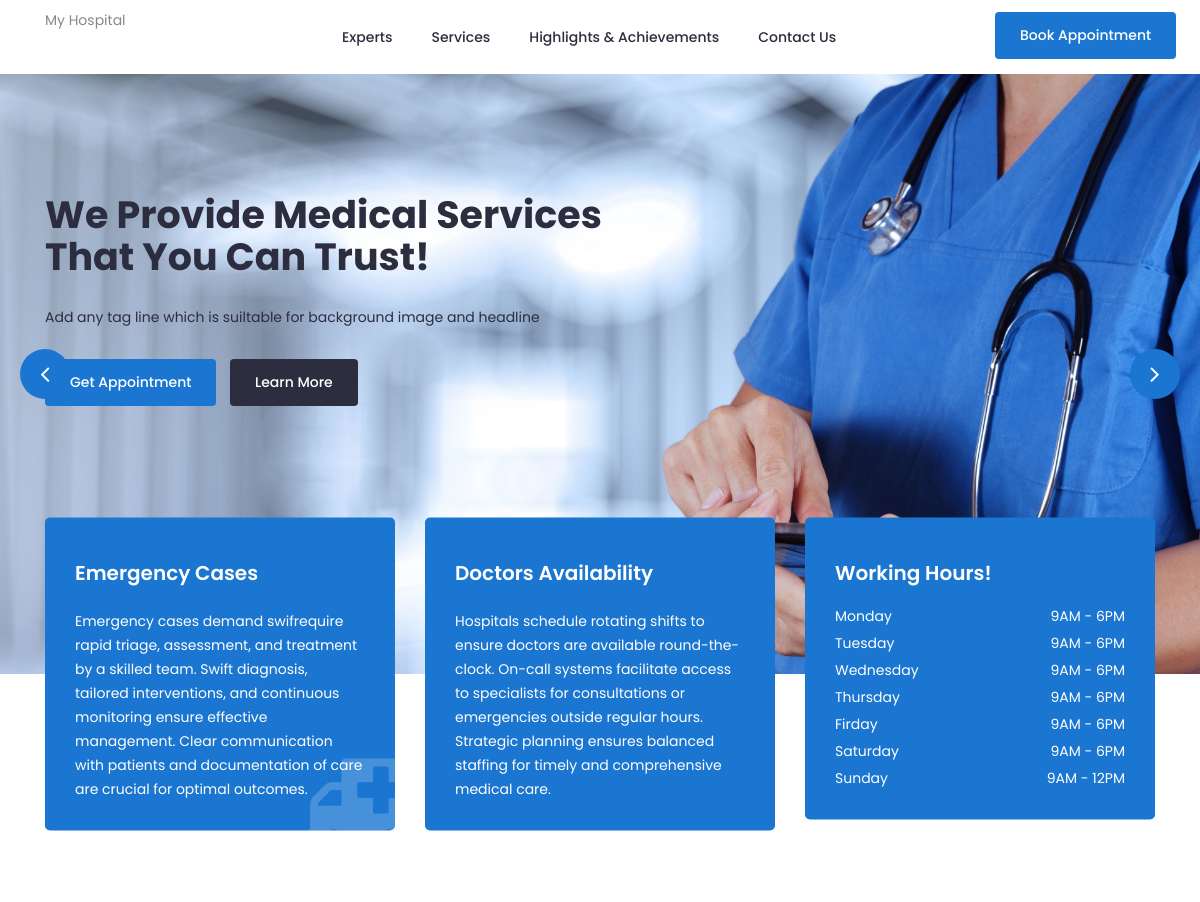
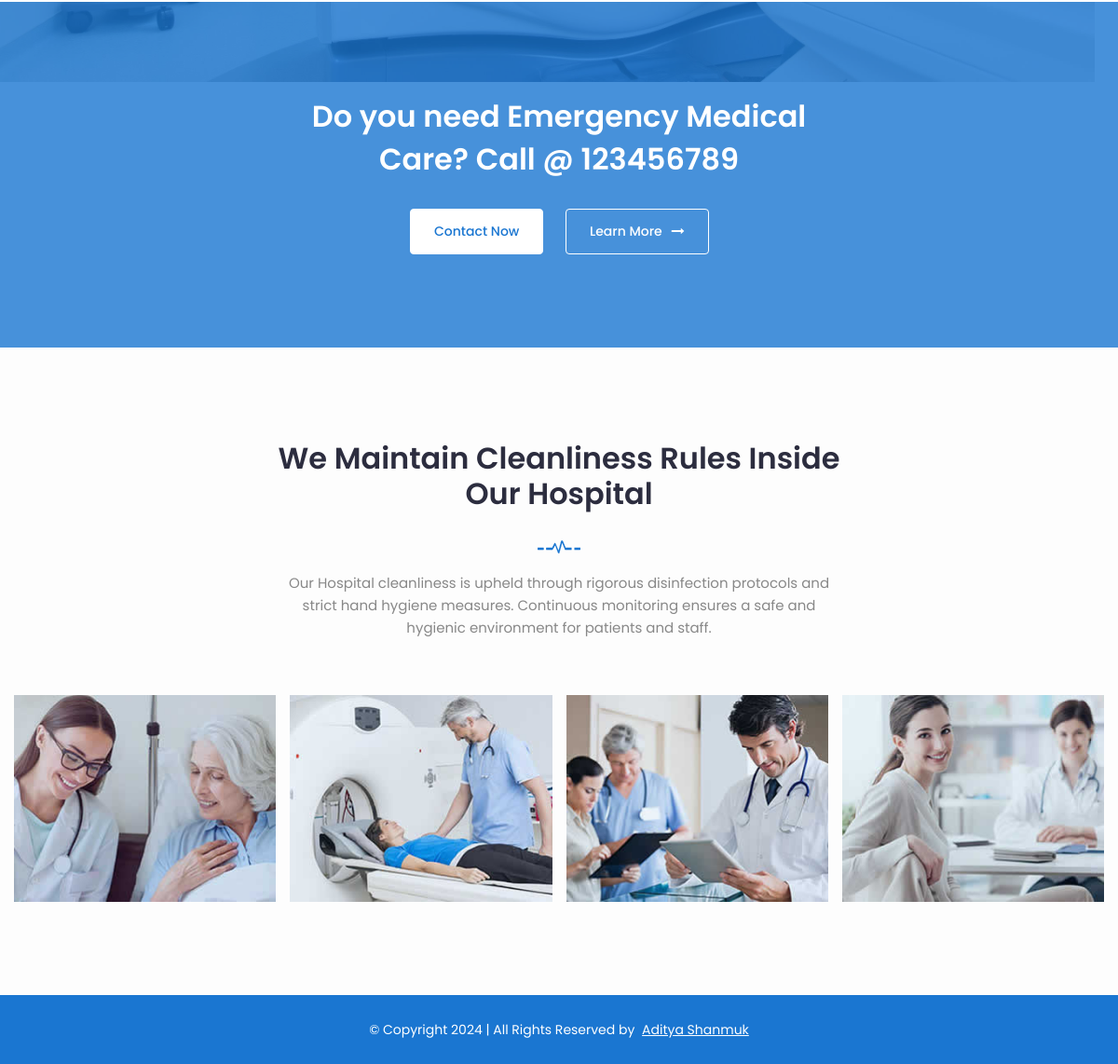
/home/, run on the app's committed database (2 pictures, top to bottom).
### hmt_main_app/models.py (models this page shows, shortened)
class HomePage(models.Model):
    hospital_name = models.CharField(
        max_length=200, blank=False, default=defaults.get('HospitalName'))
    contact_number = models.IntegerField(
        blank=True, default=defaults.get('ContactNumber'))
    contact_email = models.EmailField(blank=False,default = defaults.get('ContactEmail'))
    contact_address = models.TextField(blank=False,default = defaults.get('ContactAddress'))
    headliner_1 = models.CharField(
        max_length=200, blank=False, default=defaults.get('Header'))
    headline_1_tagline = models.CharField(
        max_length=200, blank=False, default=defaults.get('HeaderTagline'))
    headliner_2 = models.CharField(
        max_length=200, blank=False, default=defaults.get('Header'))
    headline_2_tagline = models.CharField(
        max_length=200, blank=False, default=defaults.get('HeaderTagline'))
    headliner_3 = models.CharField(
        max_length=200, blank=False, default=defaults.get('Header'))
    headline_3_tagline = models.CharField(
        max_length=200, blank=False, default=defaults.get('HeaderTagline'))
    scheduler_1 = models.CharField(
        max_length=200, blank=False, default=defaults.get('Scheduler_1'))
    scheduler_1_tagline = models.TextField(
        blank=False, default=defaults.get('Scheduler_1_Tagline'))
    scheduler_2 = models.CharField(
        max_length=200, blank=False, default=defaults.get('Scheduler_2'))
    scheduler_2_tagline = models.TextField(
        blank=False, default=defaults.get('Scheduler_2_Tagline'))
    scheduler_3 = models.CharField(
        max_length=200, blank=False, default=defaults.get('Scheduler_3'))
    scheduler_3_tagline = models.TextField(blank=False,
                                           default=defaults.get('Scheduler_3_Tagline'))
    emergency_call_header = models.TextField(blank=False,
                                             default=defaults.get(
                                                 'EmergencyCallHeader')
                                             )
    emergency_call_tagline = models.TextField(blank=False,
                                              default=defaults.get('EmergencyCallTagline'))
    cleanliness_header = models.TextField(blank=False,
                                          default=defaults.get('CleanlinessHeader'))
    cleanliness_tagline = models.TextField(blank=False,
                                           default=defaults.get('CleanlinessTagline'))

### hmt_main_app/views.py (the view)
# urls.py: path('home/', views.home_page, name='home'),
def home_page(request):
    try:
        homedata = HomePage.objects.all().values()[0]
        return render(request, 'index.html', {'homedata': homedata})
    except:
        if len(HomePage.objects.all())==0:
            return HttpResponse("<h2>Don't have data in the database, please do migrations or check in the admin page</h2>")

### Templates/index.html (shortened to what this page needs)
{% extends 'base.html'%}
{% load static %}
{% block content %}
		<section class="slider">
			<div class="hero-slider">
				<div class="single-slider" style=background-image:url("{% static "/img/Background_1.jpg" %}")>
					<div class="container">
						<div class="row">
							<div class="col-lg-7">
								<div class="text">
									<h1>{{homedata.headliner_1}}</h1>
									<p>{{homedata.headline_1_tagline}}</p>
									<div class="button">
										<a href="#" class="btn">Get Appointment</a>
										<a href="{% url 'services' %}" class="btn primary">Learn More</a>
									</div>
								</div>
							</div>
						</div>
					</div>
				</div>
			</div>
		</section>
		<section class="schedule">
			<div class="container">
				<div class="schedule-inner">
					<div class="row">
						<div class="col-lg-4 col-md-6 col-12 ">
							<div class="single-schedule first">
								<div class="inner">
									<div class="icon">
										<i class="fa fa-ambulance"></i>
									</div>
									<div class="single-content">
										<h4>{{homedata.scheduler_1}}</h4>
										<p>{{homedata.scheduler_1_tagline}}</p>
									</div>
								</div>
							</div>
						</div>
						<div class="col-lg-4 col-md-6 col-12">
							<div class="single-schedule middle">
								<div class="inner">
									<div class="icon">
										<i class="icofont-prescription"></i>
									</div>
									<div class="single-content">
										<h4>{{homedata.scheduler_2}}</h4>
										<p>{{homedata.scheduler_2_tagline}}</p></div>
								</div>
							</div>
						</div>
						<div class="col-lg-4 col-md-12 col-12">
							<div class="single-schedule last">
								<div class="inner">
									<div class="icon">
										<i class="icofont-ui-clock"></i>
									</div>
									<div class="single-content">
										<h4>{{homedata.scheduler_3}}</h4>
										<ul class="time-sidual">
											{{homedata.scheduler_3_tagline | safe}}
										</ul>
									</div>
								</div>
							</div>
						</div>
					</div>
				</div>
			</div>
		</section>
		<section class="call-action overlay" data-stellar-background-ratio="0.5">
			<div class="container">
				<div class="row">
					<div class="col-lg-12 col-md-12 col-12">
						<div class="content">
							<h2>{{homedata.emergency_call_header}} {{homedata.contact_number}} </h2>
							<div class="button">
								<a href="#" class="btn">Contact Now</a>
								<a href="#" class="btn second">Learn More<i class="fa fa-long-arrow-right"></i></a>
							</div>
						</div>
					</div>
				</div>
			</div>
		</section>
		<section class="portfolio section">
			<div class="container">
				<div class="row">
					<div class="col-lg-12">
						<div class="section-title">
							<h2>{{ homedata.cleanliness_header }}</h2>
							<img src="{% static "/img/section-img.png" %}" alt="#">
							<p>{{ homedata.cleanliness_tagline }}</p>
						</div>
					</div>
				</div>
			</div>
			<div class="container-fluid">
				<div class="row">
					<div class="col-lg-12 col-12">
						<div class="owl-carousel portfolio-slider">
							<div class="single-pf">
								<img src="{% static "/img/pf1.jpg" %}" alt="#">
							</div>
							<div class="single-pf">
								<img src="{% static "/img/pf2.jpg" %}" alt="#">
							</div>
							<div class="single-pf">
								<img src="{% static "/img/pf3.jpg" %}" alt="#">
							</div>
							<div class="single-pf">
								<img src="{% static "/img/pf4.jpg" %}" alt="#">
							</div>
						</div>
					</div>
				</div>
			</div>
		</section>
{%endblock%}

### Templates/base.html (shortened to what this page needs)
{% load static %}
<!doctype html>
<html class="no-js" lang="zxx">
    <head>
		<link rel="stylesheet" href="{% static "/css/bootstrap.min.css" %}" >
		<link rel="stylesheet" href="{% static "/css/nice-select.css" %}" >
        <link rel="stylesheet" href="{% static "/css/font-awesome.min.css" %}">
        <link rel="stylesheet" href="{% static "/css/icofont.css" %}" >
		<link rel="stylesheet" href="{% static "/css/slicknav.min.css" %} ">
        <link rel="stylesheet" href="{% static "/css/owl-carousel.css" %}" >
		<link rel="stylesheet" href="{% static "/css/datepicker.css" %}" >
        <link rel="stylesheet" href="{% static "/css/animate.min.css" %}" >
        <link rel="stylesheet" href="{% static "/css/magnific-popup.css" %} ">
        <link rel="stylesheet" href="{% static "/css/normalize.css" %}" >
        <link rel="stylesheet" href="{% static "/style.css" %}" >
        <link rel="stylesheet" href="{% static "/css/responsive.css" %}">
    </head>
    <body>
		<header class="header" >
			<div class="header-inner">
				<div class="container">
					<div class="inner">
						<div class="row">
							<div class="col-lg-3 col-md-3 col-12">
								<div class="logo">
									<a href="{% url 'home' %}">{{homedata.hospital_name}} </a>
								</div>
							</div>
							<div class="col-lg-7 col-md-9 col-12">
								<div class="main-menu">
									<nav class="navigation">
										<ul class="nav menu">
											<li><a href="{% url 'doctors' %}">Experts </a></li>
											<li><a href="{% url 'services' %}">Services </a></li>
											<li><a href="{% url 'highlights' %}">Highlights & Achievements </a></li>
											<li><a href="{% url 'contact' %}">Contact Us</a></li>
										</ul>
									</nav>
								</div>
							</div>
							<div class="col-lg-2 col-12">
								<div class="get-quote">
									<a href="appointment.html" class="btn">Book Appointment</a>
								</div>
							</div>
						</div>
					</div>
				</div>
			</div>
		</header>
        {%block content%}
        {%endblock%}
		<footer id="footer" class="footer ">
			<div class="copyright">
				<div class="container">
					<div class="row">
						<div class="col-lg-12 col-md-12 col-12">
							<div class="copyright-content">
								<p>© Copyright 2024  |  All Rights Reserved by <a href="https://shanmuk.pythonanywhere.com/" target="_blank">Aditya Shanmuk</a> </p>
							</div>
						</div>
					</div>
				</div>
			</div>
		</footer>
    </body>
</html>

### data on the page
HomePage: hospital_name "My Hospital", headliner_1 "We Provide Medical Services That You Can Trust!", headline_1_tagline "Add any tag line which is suiltable for background image and headline", scheduler_1 "Emergency Cases", scheduler_1_tagline "Emergency cases demand swifrequire rapid triage, assessment, and treatment by a skilled team. Swift diagnosis, tailored interventions, and continuous monitoring ensure effective management. Clear communication with patients and documentation of care are crucial for optimal outcomes.", scheduler_2 "Doctors Availability", scheduler_2_tagline "Hospitals schedule rotating shifts to ensure doctors are available round-the-clock. On-call systems facilitate access to specialists for consultations or emergencies outside regular hours. Strategic planning ensures balanced staffing for timely and comprehensive medical care.", scheduler_3 "Working Hours!", scheduler_3_tagline "Monday 9AM - 6PM Tuesday 9AM - 6PM Wednesday 9AM - 6PM Thursday 9AM - 6PM Firday 9AM - 6PM Saturday 9AM - 6PM Sunday 9AM - 12PM", emergency_call_header "Do you need Emergency Medical Care? Call @", contact_number "123456789", cleanliness_header "We Maintain Cleanliness Rules Inside Our Hospital", cleanliness_tagline "Our Hospital cleanliness is upheld through rigorous disinfection protocols and strict hand hygiene measures. Continuous monitoring ensures a safe and hygienic environment for patients and staff."
